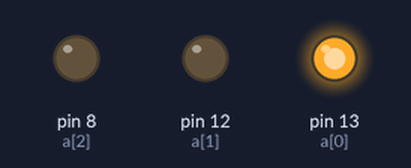
Bench run of a sketch on a simulated Arduino Uno, built with avr-gcc and run on an emulated ATmega328P. Shown: output pins drawn as LEDs (lit = HIGH).

Above: at 0.5 s.
At 2.5 s:
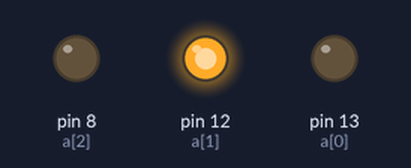
At 4.5 s:
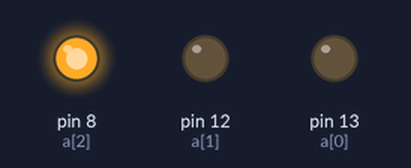
At 9.5 s:
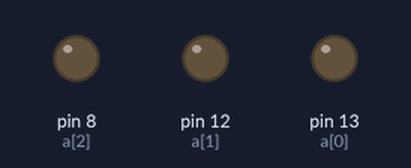
Timing chart, 0 to 10.4 s (numbered marks = the images above):
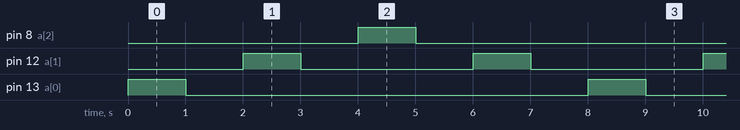

The sketch:

sketch_sep12a.ino
```cpp
int a[] = {13, 12, 8};

void setup() {
  pinMode (a[0], OUTPUT);
  pinMode (a[1], OUTPUT);
  pinMode (a[2], OUTPUT);

}

void loop() {

  for (int i = 0; i < 3; i++)
  { digitalWrite(a[i], HIGH);
    delay(1000);
    digitalWrite(a[i], LOW) ;
    delay(1000);
  }

   digitalWrite(a[1], HIGH);
    delay(1000);
    digitalWrite(a[1], LOW) ;
    delay(1000);

}
```

Measured:
- by itself, pin 8 (a[2]), pin 13 (a[0]): alternates HIGH for 1.0 s and LOW for 7.0 s
- by itself, pin 12 (a[1]): alternates HIGH for 1.0 s and LOW for 3.0 s
- by itself, everything shown: repeats every 8.0 s, in 8 steps
